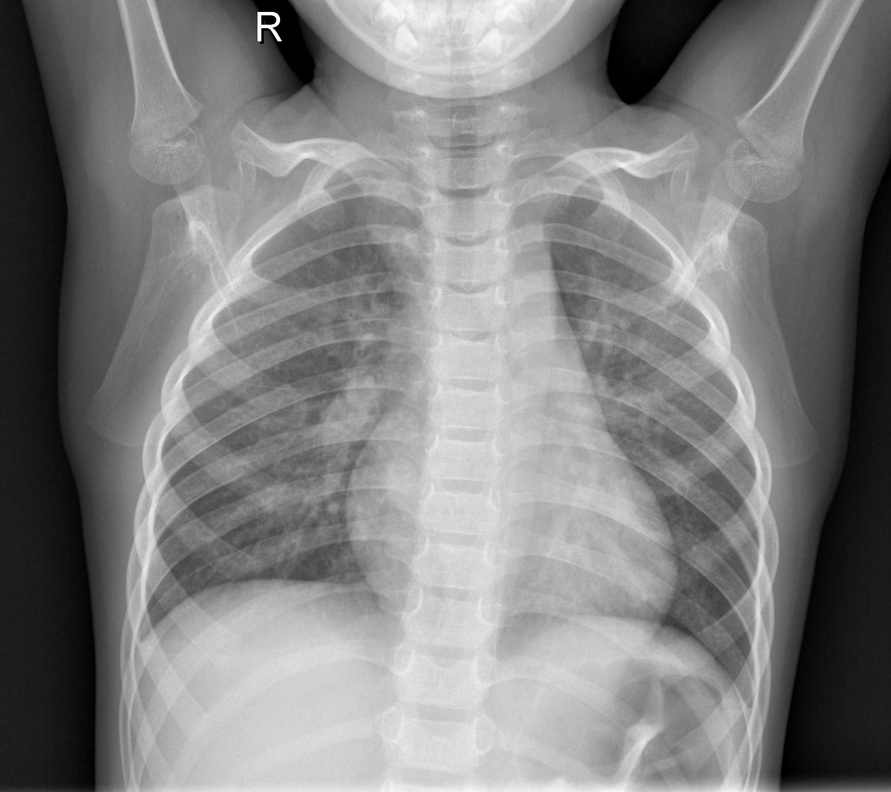
#> input picture data/samples/normal/IM-0115-0001.jpeg, 891 x 792 px, shrunk from 2090 x 1858 before the run, found by its file name; its folder holds only this picture in this run
$ jupyter execute --allow-errors feature_engineering.ipynb
#> lines starting #> are read from the running program, lines starting #| are printed output that depends on the picture
# Libraries

[cell 1]
import os
import numpy as np
import pandas as pd
from PIL import Image
import seaborn as sns
import matplotlib.pyplot as plt
from skimage.feature import hog, local_binary_pattern
from mpl_toolkits.mplot3d import Axes3D
from sklearn.preprocessing import StandardScaler
from sklearn.decomposition import PCA
from sklearn.manifold import TSNE
from sklearn.discriminant_analysis import LinearDiscriminantAnalysis as LDA
from scipy.stats import kstest, ttest_ind, mannwhitneyu

# Load preprocessed Images

[cell 2]
# Load preprocessed (CLAHE + resized) images from processed folders

def load_image_paths(directory):
    """
    Return a list of image file paths from a directory.
    """
    return [os.path.join(directory, f) for f in os.listdir(directory) if f.lower().endswith(('.png', '.jpg', '.jpeg'))]

# Directories for processed images
normal_processed_dir = r"C:\Users\User\Documents\UdeA\Señales II\Proyecto Final\Pneumonia-Detection\data\processed\normal"
pneumonia_processed_dir = r"C:\Users\User\Documents\UdeA\Señales II\Proyecto Final\Pneumonia-Detection\data\processed\pneumonia"

# Load image paths
normal_clahe_paths = load_image_paths(normal_processed_dir)
#> (the rest of this cell did not finish here and is left out)

# HOG and LBP for extract features

[cell 3]
def extract_hog_features(image_paths, pixels_per_cell=(16, 16), cells_per_block=(2, 2), visualize=False):
    """
    Extract HOG (Histogram of Oriented Gradients) features from a list of image file paths.

    Args:
        image_paths (list): List of image file paths.
        pixels_per_cell (tuple): Size (in pixels) of a cell. Typical values: (8,8), (16,16).
        cells_per_block (tuple): Number of cells in each block. Typical values: (2,2), (3,3).
        visualize (bool): If True, also returns the HOG images for visualization.

    Returns:
        np.ndarray: Array of HOG feature vectors.
        (optional) list: List of HOG images (if visualize=True).
    """
    features = []
    hog_images = []
    for path in image_paths:
        img = np.array(Image.open(path).convert("L")) / 255.0
        hog_feat, hog_img = hog(
            img,
            pixels_per_cell=pixels_per_cell,
            cells_per_block=cells_per_block,
            visualize=True,
            feature_vector=True
        )
        features.append(hog_feat)
        if visualize:
            hog_images.append(hog_img)
    if visualize:
        return np.array(features), hog_images
    return np.array(features)

def extract_lbp_features(image_paths, P=8, R=1, method="uniform"):
    """
    Extract LBP (Local Binary Pattern) histograms from a list of image file paths.

    Args:
        image_paths (list): List of image file paths.
        P (int): Number of circularly symmetric neighbour set points (e.g., 8, 16, 24).
        R (float): Radius of circle (e.g., 1, 2, 3).
        method (str): LBP method, e.g., "uniform", "default", "ror", "var".

    Returns:
        np.ndarray: Array of normalized LBP histograms.
    """
    features = []
    for path in image_paths:
        img = np.array(Image.open(path).convert("L")) / 255.0
        lbp = local_binary_pattern(img, P, R, method=method)
        # Normalized histogram of LBP patterns
        hist, _ = np.histogram(lbp.ravel(), bins=np.arange(0, P + 3), range=(0, P + 2))
        hist = hist.astype("float")
        hist /= (hist.sum() + 1e-6)
        features.append(hist)
    return np.array(features)

sample_idx = 0 # index to visualize another image

img = np.array(Image.open(normal_clahe_paths[sample_idx]).convert("L")) / 255.0
# Visualización HOG con diferentes tamaños de celda
cell_sizes = [(4, 4), (8, 8), (16, 16)]
plt.figure(figsize=(12, 6))

for i, cell in enumerate(cell_sizes):
    hog_feat, hog_img = hog(
        img,
        pixels_per_cell=cell,
        cells_per_block=(2, 2),
        visualize=True,
        feature_vector=True
    )
    plt.subplot(2, 3, i+1)
    plt.imshow(img, cmap="gray")
    plt.title(f"Original\npixels_per_cell={cell}")
    plt.axis("off")
    plt.subplot(2, 3, i+4)
    plt.imshow(hog_img, cmap="gray")
    plt.title(f"HOG\npixels_per_cell={cell}")
    plt.axis("off")
#> this loop made 3 passes
#> pass 1, `hog_feat, hog_img = hog( img, pixels_per_cell=cell, cells_per_block=(2..`:
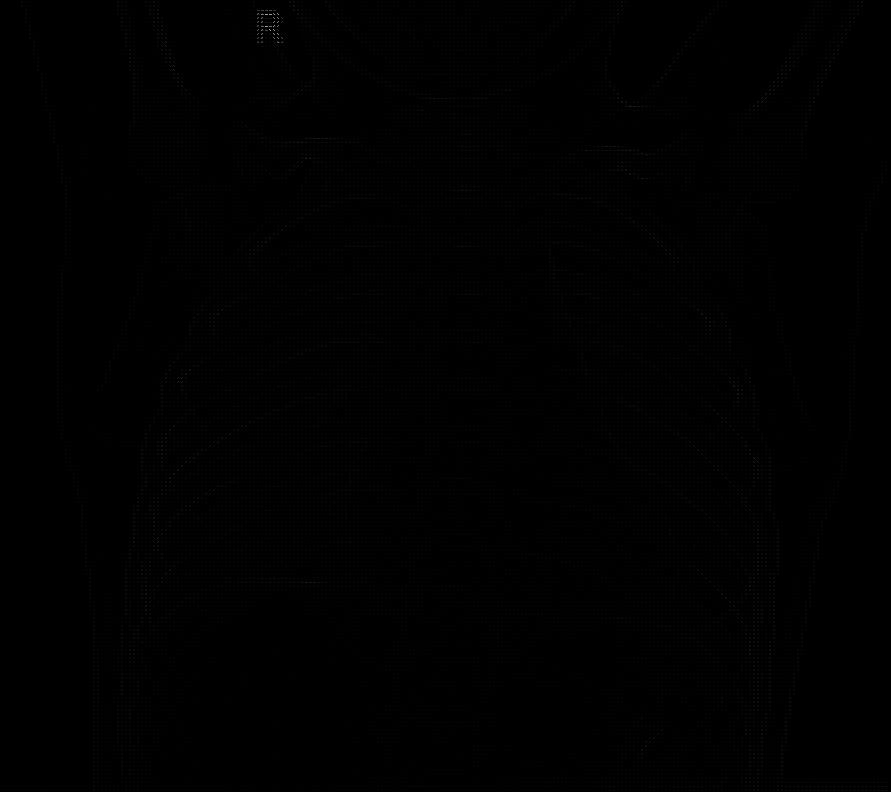
#> hog_img: shape (792, 891) float64; min 0, max 0.641, mean 0.00328

plt.tight_layout()
plt.show()

# LBP visualization with different parameters
lbp_params = [
    {"P": 8, "R": 1, "method": "uniform"},
    {"P": 16, "R": 2, "method": "uniform"},
    {"P": 24, "R": 3, "method": "uniform"}
]

plt.figure(figsize=(12, 4))
for i, params in enumerate(lbp_params):
    lbp = local_binary_pattern(img, params["P"], params["R"], method=params["method"])
    plt.subplot(1, len(lbp_params), i+1)
    plt.imshow(lbp, cmap="gray")
    plt.title(f"LBP P={params['P']}, R={params['R']}")
    plt.axis("off")
#> this loop made 3 passes
#> pass 1, `lbp = local_binary_pattern(img, params["P"], params["R"], method=param..`:
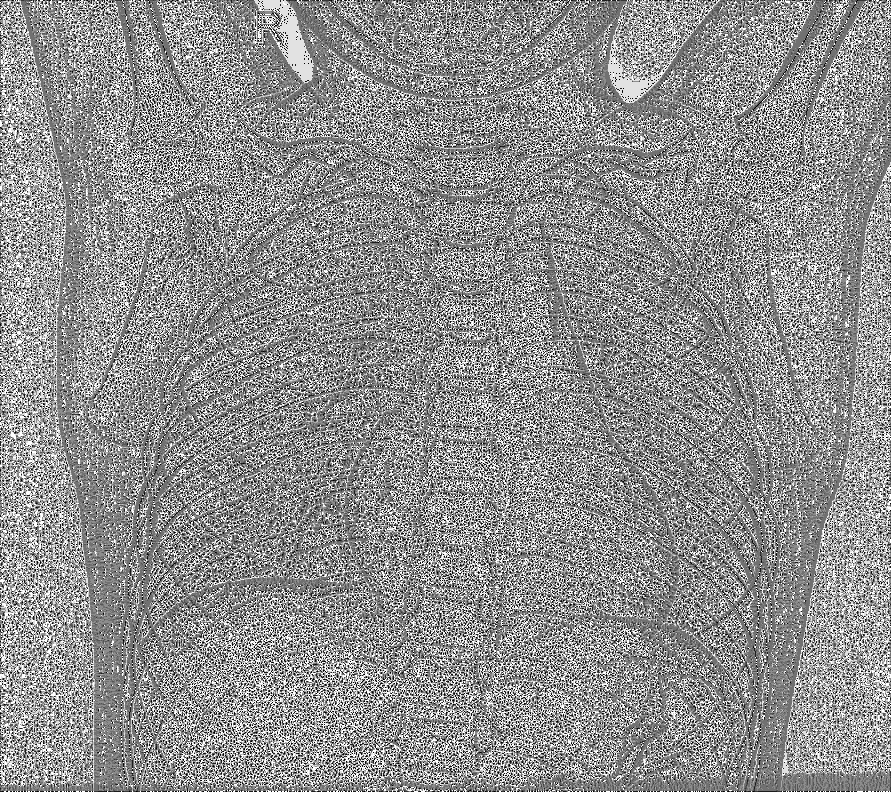
#> lbp: shape (792, 891) float64; min 0, max 9, mean 5.07; drawn with min black and max white
#> pass 2, `lbp = local_binary_pattern(img, params["P"], params["R"], method=param..`:
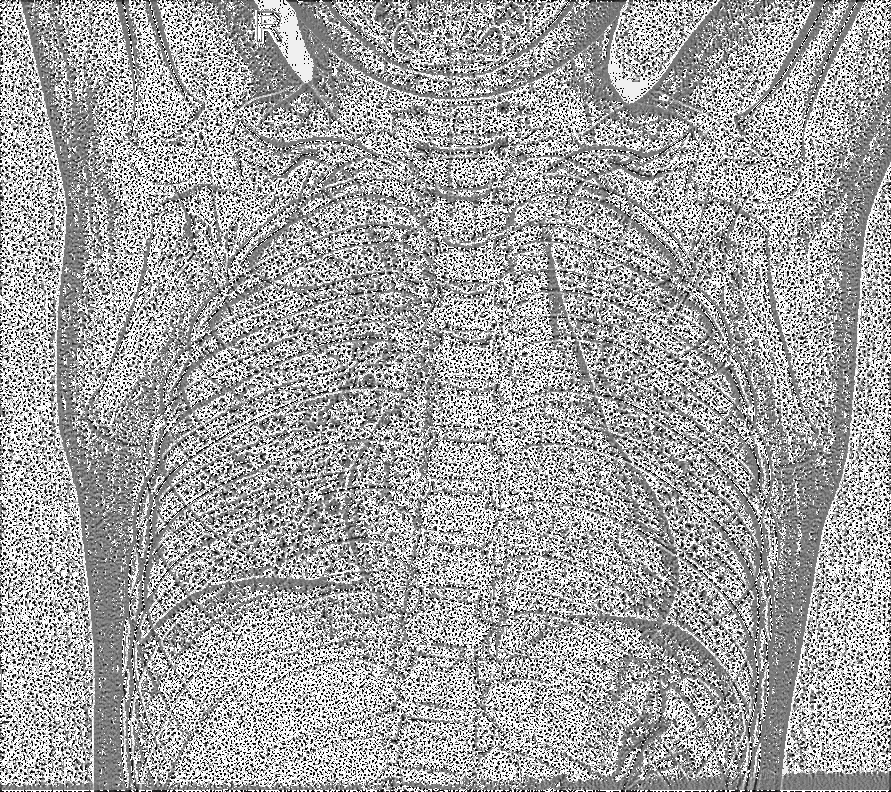
#> lbp: shape (792, 891) float64; min 0, max 17, mean 10.91; drawn with min black and max white
#> pass 3, `lbp = local_binary_pattern(img, params["P"], params["R"], method=param..`:
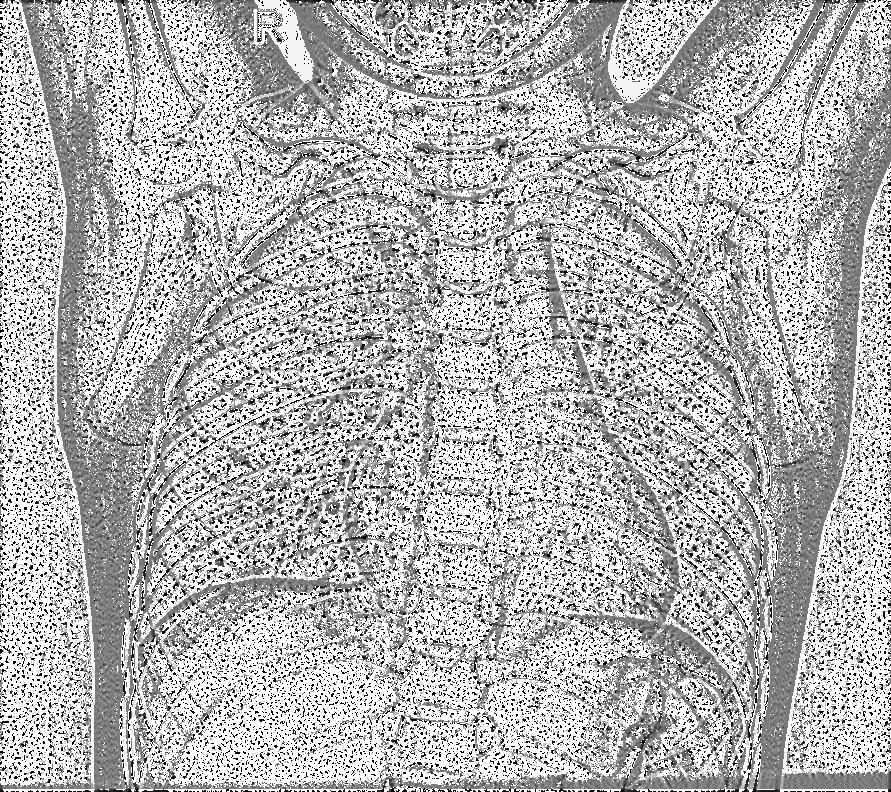
#> lbp: shape (792, 891) float64; min 0, max 25, mean 17.7; drawn with min black and max white
plt.suptitle("LBP Visualization with Different Parameters")
plt.show()

# [5 lines of commented-out code are left out]

## HOG:
- pixels_per_cell: Size of the cell in pixels. Smaller cells capture finer details, larger cells capture more global structure.
- cells_per_block: Number of cells in each block for normalization. Larger blocks provide more context for normalization.

## LBP:
- P: Number of sampling points (neighbors) on the circle.
- R: Radius of the circle.
- method: LBP variant. "uniform" is most common for texture analysis.

## How much features we have?

- LPB: Número de bins = P + 2 = 10<br>
  Total features = 10<br>

- HOG: n_blocks_row = (128 // 4) - 2 + 1 = 32 - 2 + 1 = 31<br>
  n_blocks_col = (128 // 4) - 2 + 1 = 31<br>
  n_blocks_total = 31 × 31 = 961<br>
  features_per_block = 2 × 2 × 9 = 36<br>
  Total features = 961 × 36 = 34,596

[cell 4]
# HOG: pixels_per_cell=(4, 4), cells_per_block=(2, 2)
normal_hog = extract_hog_features(normal_clahe_paths, pixels_per_cell=(4, 4), cells_per_block=(2, 2))
